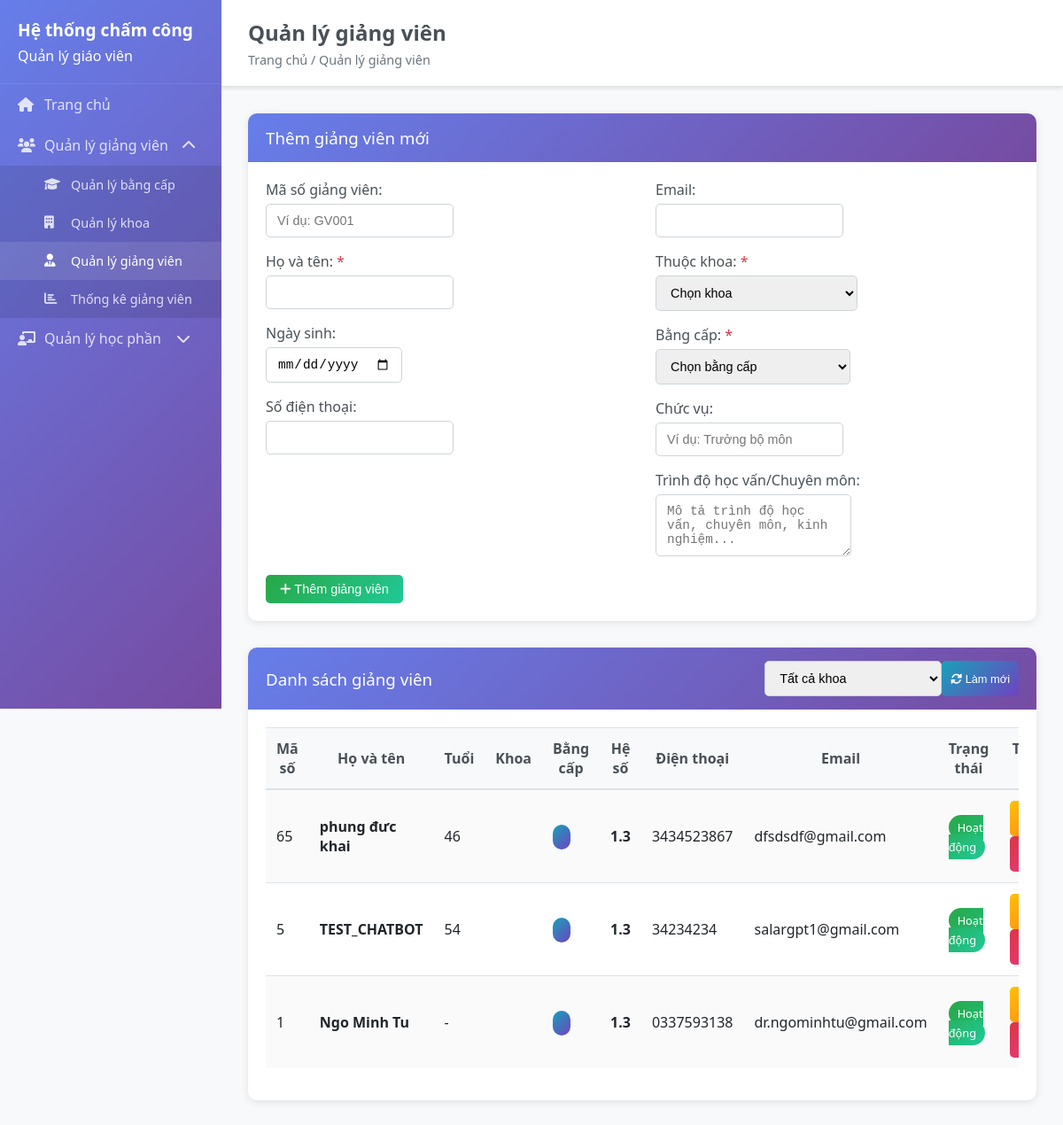
Before: /teachers with the older database file.
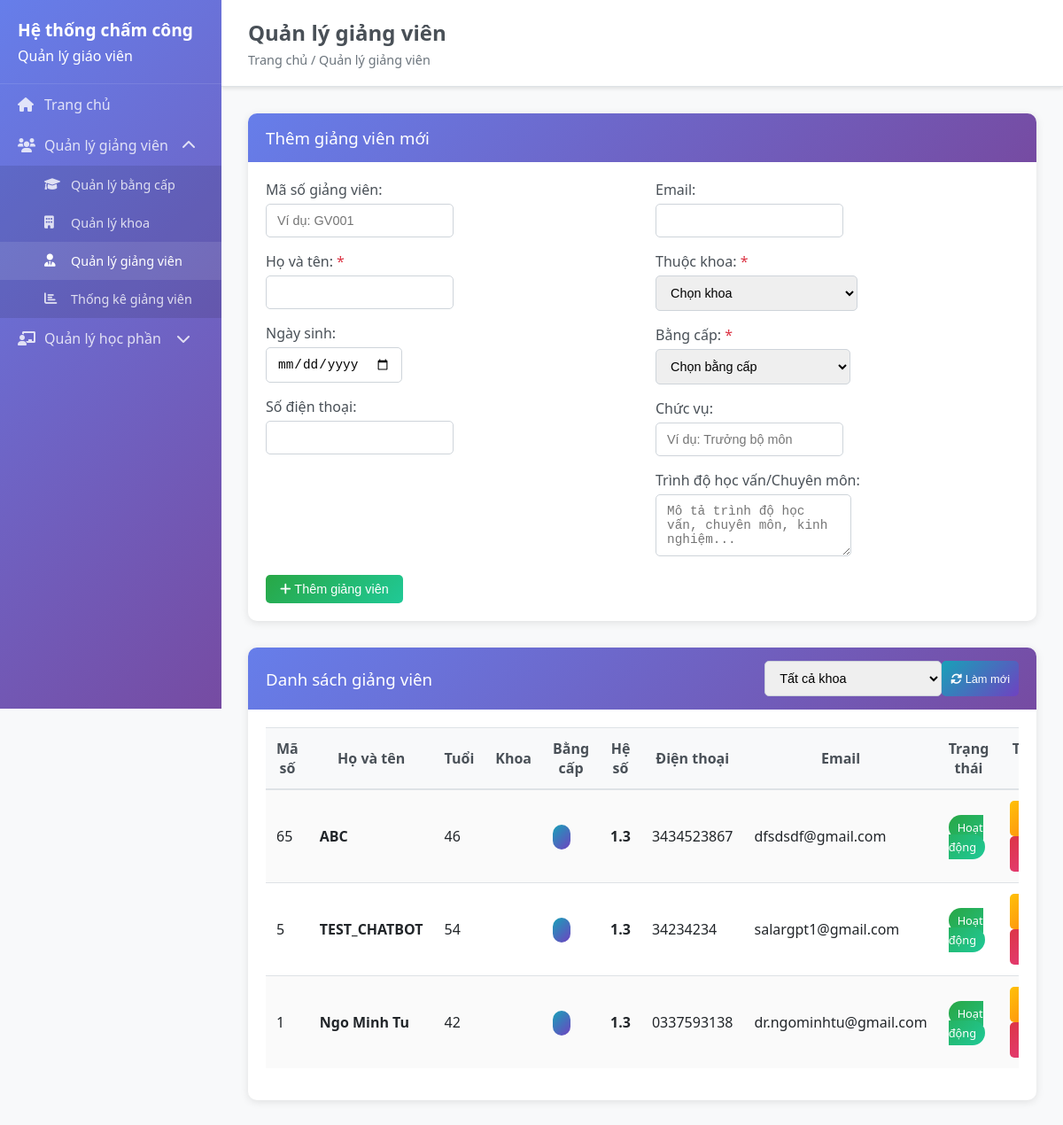
After: the same page with the newer database file.
### backend/models/teacher.py (models this page shows, shortened)
class Teacher(BaseModel):
    __tablename__ = 'teachers'
    employee_code = db.Column(db.String(20), unique=True, nullable=True)
    name = db.Column(db.String(100), nullable=False)
    phone = db.Column(db.String(15), nullable=True)
    email = db.Column(db.String(100), unique=True, nullable=True)
    department = db.Column(db.String(100), nullable=True)
    degree_level = db.Column(db.String(20), default='dai_hoc')
    birth_date = db.Column(db.Date, nullable=True)
    department_id = db.Column(db.Integer, db.ForeignKey('departments.id'), nullable=True, default=1)
    degree_id = db.Column(db.Integer, db.ForeignKey('degrees.id'), nullable=True, default=1)
    position = db.Column(db.String(100), nullable=True)
    qualifications = db.Column(db.String(200), nullable=True)
    academic_rank = db.Column(db.String(50), nullable=True)
    employee_type = db.Column(db.String(20), default='lecturer')
    base_salary = db.Column(db.Numeric(12, 2), default=0)
    hourly_rate = db.Column(db.Numeric(10, 2), default=100000)
    teacher_coefficient = db.Column(db.Numeric(3, 2), default=1.3)
    teacher_coefficient_override = db.Column(db.Numeric(3, 2), nullable=True)
    is_active = db.Column(db.Boolean, default=True)
    hire_date = db.Column(db.DateTime, nullable=True)
    @property
    def effective_teacher_coefficient(self):
        if self.teacher_coefficient_override:
            return float(self.teacher_coefficient_override)
        elif self.teacher_coefficient:
            return float(self.teacher_coefficient)
        else:
            return 1.3
    @property
    def age(self):
        if self.birth_date:
            today = datetime.now().date()
            return today.year - self.birth_date.year - ((today.month, today.day) < (self.birth_date.month, self.birth_date.day))
        return None

### backend/app.py (the view)
@app.route('/teachers')
def teachers():
    try:
        print("=== Loading Teachers Page ===")
        print(f"Degree in globals: {'Degree' in globals()}")
        print(f"Department in globals: {'Department' in globals()}")
        print(f"Teacher in globals: {'Teacher' in globals()}")
        teachers_list = []
        departments_list = []
        degrees_list = []
        try:
            from models.teacher import Teacher as TeacherModel
            teachers_list = TeacherModel.query.filter_by(is_active=True).order_by(TeacherModel.created_at.desc()).all()
            print(f"✓ Found {len(teachers_list)} teachers")
        except Exception as e:
            print(f"✗ Error loading teachers: {e}")
        try:
            from models.Department import Department as DepartmentModel
            departments_list = DepartmentModel.query.filter_by(is_active=True).order_by(DepartmentModel.name).all()
            print(f"✓ Found {len(departments_list)} departments:")
            for dept in departments_list:
                print(f"   - ID: {dept.id}, Name: {dept.name}, Code: {dept.code}")
        except Exception as e:
            print(f"✗ Error loading departments: {e}")
            import traceback
            traceback.print_exc()
        try:
            from models.degree import Degree as DegreeModel
            degrees_list = DegreeModel.query.filter_by(is_active=True).order_by(DegreeModel.coefficient).all()
            print(f"✓ Found {len(degrees_list)} degrees:")
            for degree in degrees_list:
                print(f"   - ID: {degree.id}, Name: {degree.name}, Coeff: {degree.coefficient}")
        except Exception as e:
            print(f"✗ Error loading degrees: {e}")
            import traceback
            traceback.print_exc()
        print(f"=== Rendering with {len(teachers_list)} teachers, {len(departments_list)} departments, {len(degrees_list)} degrees ===")
        return render_template('teachers.html',
                             teachers=teachers_list,
                             departments=departments_list,
                             degrees=degrees_list)
    except Exception as e:
        print(f"✗ Error in teachers route: {e}")
        import traceback
        traceback.print_exc()
        return render_template('teachers.html', teachers=[], departments=[], degrees=[])

### frontend/templates/teachers.html (shortened to what the changed rows need)
<!DOCTYPE html>
<html lang="en">
<head>
    <link rel="stylesheet" href="{{ url_for('static', filename='css/style.css') }}">
</head>
<body>
    {% extends "base.html" %}
    {% block page_title %}Quản lý giảng viên{% endblock %}
    {% block content %}
    <div class="card">
        <div class="card-body">
            <div class="table-responsive">
                <table class="table table-striped" id="teachers-table">
                    <thead>
                        <tr>
                            <th>Mã số</th>
                            <th>Họ và tên</th>
                            <th>Tuổi</th>
                            <th>Khoa</th>
                            <th>Bằng cấp</th>
                            <th>Hệ số</th>
                            <th>Điện thoại</th>
                            <th>Email</th>
                            <th>Trạng thái</th>
                            <th>Thao tác</th>
                        </tr>
                    </thead>
                    <tbody>
                        {% for teacher in teachers %}
                        <tr>
                            <td>{{ teacher.employee_code or '-' }}</td>
                            <td><strong>{{ teacher.name }}</strong></td>
                            <td>{{ teacher.age or '-' }}</td>
                            <td>{{ teacher.department_abbreviation }}</td>
                            <td><span class="badge badge-info">{{ teacher.degree_abbreviation }}</span></td>
                            <td><strong>{{ "%.1f"|format(teacher.effective_teacher_coefficient) }}</strong></td>
                            <td>{{ teacher.phone or '-' }}</td>
                            <td>{{ teacher.email or '-' }}</td>
                            <td>
                                <span class="badge badge-{{ 'success' if teacher.is_active else 'secondary' }}">
                                    {{ 'Hoạt động' if teacher.is_active else 'Ngưng' }}
                                </span>
                            </td>
                            <td>
                                <button class="btn btn-warning btn-sm" onclick="editTeacher({{ teacher.id }})">
                                </button>
                                <button class="btn btn-danger btn-sm" onclick="deleteTeacher({{ teacher.id }})">
                                </button>
                            </td>
                        </tr>
                        {% else %}
                        <tr>
                            <td colspan="10" class="text-center">Chưa có giảng viên nào</td>
                        </tr>
                        {% endfor %}
                    </tbody>
                </table>
            </div>
        </div>
    </div>
    {% endblock %}

Changed rows visible on the page:
changed Teacher "dfsdsdf@gmail.com": name "phung đưc khai" → "ABC"
changed Teacher "Ngo Minh Tu": birth_date "-" → "42"
